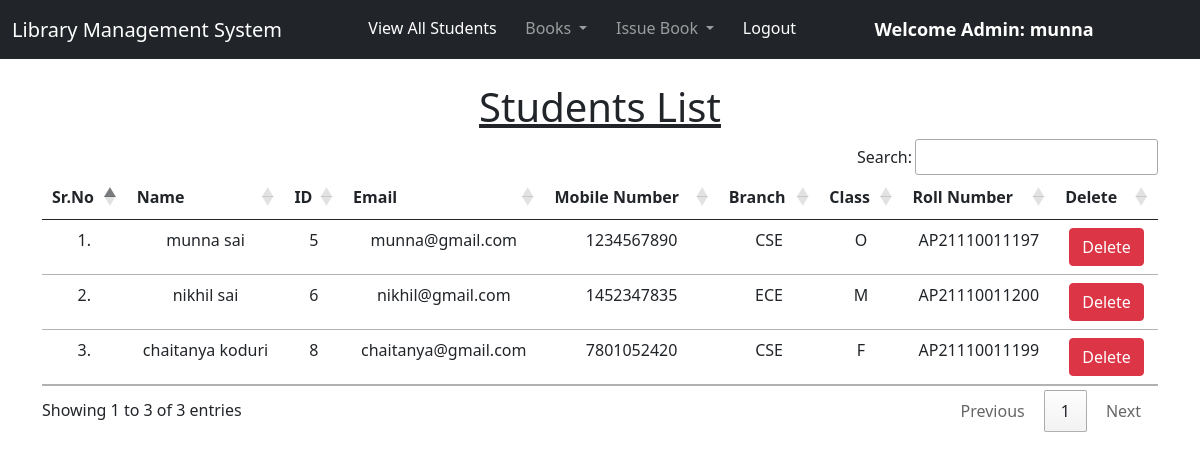
Screenshot of /view_students/ (signed in) with the database file from the repository.
### DemoApp/models.py (models this page shows, shortened)
class Student(models.Model):
    user = models.OneToOneField(User, on_delete=models.CASCADE)
    classroom = models.CharField(max_length=10)
    branch = models.CharField(max_length=10)
    roll_no = models.CharField(max_length=3, blank=True)
    phone = models.CharField(max_length=10, blank=True)
    image = models.ImageField(upload_to="", blank=True)

### DemoApp/views.py (the view)
# urls.py: path("view_students/", views.view_students, name="view_students"),
@login_required(login_url = '/admin_login')
def view_students(request):
    students = Student.objects.all()
    return render(request, "view_students.html", {'students':students})

### DemoApp/templates/view_students.html (shortened to what this page needs)
{% extends 'admin_navbar.html' %}
{% load static %}
{% block body %}
<div class="container mt-4">
    <h1 class="text-center"><u>Students List</u></h1>
    <table class="table table-hover" id="example">
        <thead>
            <tr class="text-center">
                <th>Sr.No</th>
                <th>Name</th>
                <th>ID</th>
                <th>Email</th>
                <th>Mobile Number</th>
                <th>Branch</th>
                <th>Class</th>
                <th>Roll Number</th>
                <th>Delete</th>
            </tr>
        </thead>
        <tbody>
            {% for student in students %}
            <tr class="text-center">
                <td>{{forloop.counter}}.</td>
                <td>{{student.user.get_full_name}}</td>
                <td>{{student.user.id}}</td>
                <td>{{student.user.email}}</td>
                <td>{{student.phone}}</td>
                <td>{{student.branch}}</td>
                <td>{{student.classroom}}</td>
                <td>{{student.roll_no}}</td>
                <td><a href="/delete_student/{{student.id}}/" class="btn btn-danger" onclick="return confirm('Are you sure you want to delete this student?')">Delete</a></td>
            </tr>
            {% endfor %}
        </tbody>
    </table>
    </div>
{% endblock %}

### DemoApp/templates/admin_navbar.html (shortened to what this page needs)
<!doctype html>
<html lang="en">
  <head>
    <link href="https://cdn.jsdelivr.net/npm/bootstrap@5.1.0/dist/css/bootstrap.min.css" rel="stylesheet">
    <link rel="stylesheet" href="https://cdn.datatables.net/1.10.25/css/jquery.dataTables.min.css">
    <link rel="stylesheet" href="https://cdn.datatables.net/buttons/1.7.1/css/buttons.dataTables.min.css">
  </head>
  <body>
    <nav class="navbar navbar-expand-lg navbar-dark bg-dark">
        <div class="container-fluid">
          <a class="navbar-brand" href="#">Library Management System</a>
          <div class="collapse navbar-collapse" id="navbarSupportedContent">
            <ul class="navbar-nav me-auto mb-2 mb-lg-0">
              <li class="nav-item">
                <a class="nav-link active" aria-current="page" href="/view_students/">View All Students</a>
              </li>
              <li class="nav-item dropdown">
                <a class="nav-link dropdown-toggle" href="#" id="navbarDropdown" role="button" data-bs-toggle="dropdown" aria-expanded="false">
                  Books
                </a>
              </li>
              <li class="nav-item dropdown">
                <a class="nav-link dropdown-toggle" href="#" id="navbarDropdown" role="button" data-bs-toggle="dropdown" aria-expanded="false">
                  Issue Book
                </a>
              </li>
              <li class="nav-item">
                <a class="nav-link active" aria-current="page" href="/logout/">Logout</a>
              </li>
              <li class="nav-item">
                <a style="font-weight:600; font-family:'Segoe UI', Tahoma, Geneva, Verdana, sans-serif; font-size: large;" class="nav-link active" href="#">Welcome Admin: {{request.user}}</a>
              </li>
            </ul>
          </div>
        </div>
      </nav>
      {% block body %}
      {% endblock %}
  </body>
</html>

### rows the page displays
Student: user.get_full_name "munna sai", user.id "5", user.email "munna@gmail.com", phone "1234567890", branch "CSE", classroom "O", roll_no "AP21110011197"
Student: user.get_full_name "nikhil sai", user.id "6", user.email "nikhil@gmail.com", phone "1452347835", branch "ECE", classroom "M", roll_no "AP21110011200"
Student: user.get_full_name "chaitanya koduri", user.id "8", user.email "chaitanya@gmail.com", phone "7801052420", branch "CSE", classroom "F", roll_no "AP21110011199"

### other values shown
{{ request.user }} "munna"
